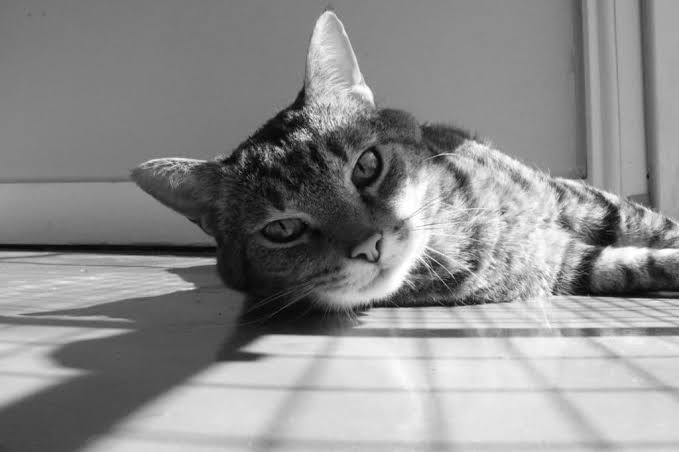
#> input picture DAY06/cat.jpeg, 679 x 452 px
$ python task3.py
#> lines starting #> are read from the running program, lines starting #| are printed output that depends on the picture; long printed decimals are rounded
import cv2
import numpy as np
import matplotlib.pyplot as plt
#reading image in grayscale mode
img=cv2.imread("cat.jpeg", 0)
#> img is the input picture: shape (452, 679); min 0, max 255, mean 141.4
if img is None:
    print("No image")
else:
    rows, columns=img.shape#getting height and width
#> rows = 452; columns = 679

    minPix=img[0][0]
#> minPix = 113
    maxPix=img[0][0]
#> maxPix = 113
    totalInt=0#to calculate average intensity
    range1=0#for range 0 to 50
    range2=0#for range 51 to 100
    range3=0#for range 101 to 150
    range4=0#for range 151 to 200
    range5=0#for range 201 to 255
    histogram=np.zeros(256, dtype=int)
    #loop through every pixel
    for i in range(rows):
        for j in range(columns):
            pixel=img[i][j]
            if pixel<minPix:
                minPix=pixel
            if pixel>maxPix:
                maxPix=pixel
            #calculating total intensity
            totalInt+=pixel
            #frequency of histogram
            histogram[pixel]+=1

            #pixels in different intensity ranges
            if pixel<=50:
                range1+=1
            elif pixel<=100:
                range2+=1
            elif pixel<=150:
                range3+=1
            elif pixel<=200:
                range4+=1
            else:
                range5+=1
#> after the loop, histogram = 256 values, max 8155 at index 124, min 2 at index 0, mean 1198.9; maxPix = 255; minPix = 0; range1 = 26572; range2 = 45694; range3 = 111477; range4 = 57229; range5 = 65936; totalInt = 43385460

    #calculating average intensity
    average=totalInt/(rows*columns)
#> average = 141.4
    print("Maximum pixel intensity: ", maxPix)
#| Maximum pixel intensity:  255
    print("Minimum pixel intensity: ", minPix)
#| Minimum pixel intensity:  0
    print("Average pixel Intensity: ", average)
#| Average pixel Intensity:  141.363
    print("Pixel in these Intensity Range...")
    print("0 to 50: ", range1)
#| 0 to 50:  26572
    print("51 to 100: ", range2)
#| 51 to 100:  45694
    print("101 to 150: ", range3)
#| 101 to 150:  111477
    print("151 to 200: ", range4)
#| 151 to 200:  57229
    print("201 to 255: ", range5)
#| 201 to 255:  65936

    plt.figure(figsize=(10, 5))
    plt.subplot(1, 2, 1)
    plt.imshow(img, cmap="gray")
    plt.title("Grayscale Image")
    plt.axis("off")

    plt.subplot(1, 2, 2)
    plt.plot(histogram)
    plt.title("Intensity Distribution")
    plt.xlabel("Pixel Intensity")
    plt.ylabel("No of pixels")

    plt.tight_layout()
    plt.show()
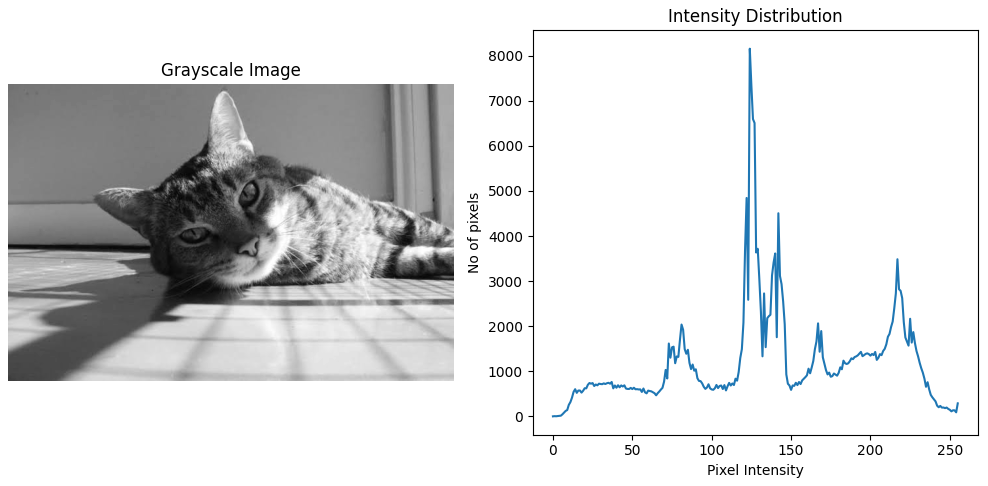
#> figure drawn by matplotlib, 2 panels; panel 2: curve peaks at x = 124, y = 8155

$ run again, with DAY06/task1(fig).png saved as DAY06/cat.jpeg
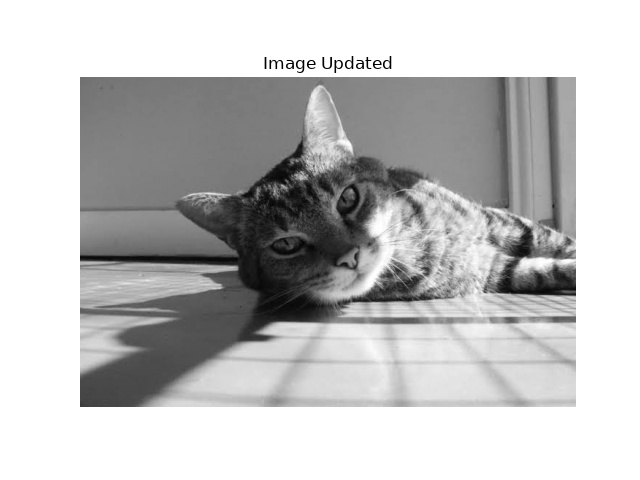
#> input picture DAY06/task1(fig).png, 640 x 480 px
#> img is the input picture: shape (480, 640); min 0, max 255, mean 193.8
#> `minPix=img[0][0]`: minPix = 255
#> after the loop `for i in range(rows):`: histogram = 256 values, max 141891 at index 255, min 11 at index 3, mean 1200; maxPix = 255; minPix = 0; range1 = 14433; range2 = 24525; range3 = 59879; range4 = 30978; range5 = 177385; totalInt = 59536626
#> average = 193.8
#| Maximum pixel intensity:  255
#| Minimum pixel intensity:  0
#| Average pixel Intensity:  193.804
#| 0 to 50:  14433
#| 51 to 100:  24525
#| 101 to 150:  59879
#| 151 to 200:  30978
#| 201 to 255:  177385
#> `plt.show()`:
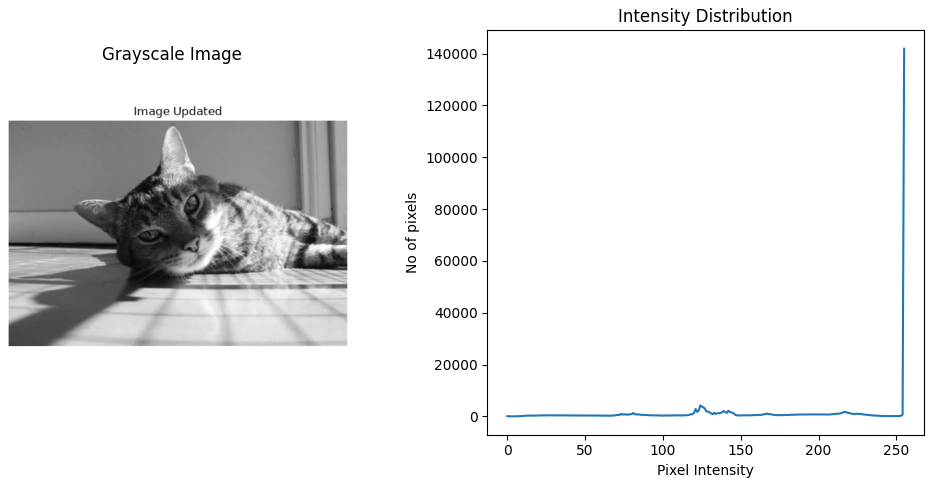
#> figure drawn by matplotlib, 2 panels; panel 2: curve peaks at x = 255, y = 141891
